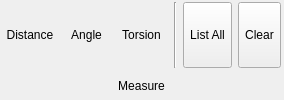
      <widget class="QWidget" name="CalculateTab">
       <attribute name="title">
        <string>  Calculate  </string>
       </attribute>
       <layout class="QHBoxLayout" name="horizontalLayout_5">
        <property name="spacing">
         <number>4</number>
        </property>
        <property name="margin">
         <number>2</number>
        </property>
        <item>
         <layout class="QGridLayout" name="CalculateGridLayout">
          <property name="spacing">
           <number>6</number>
          </property>
          <item row="0" column="0">
           <widget class="TMenuButton" name="CalculateMeasureDistanceButton">
            <property name="sizePolicy">
             <sizepolicy hsizetype="Preferred" vsizetype="Fixed">
              <horstretch>0</horstretch>
              <verstretch>0</verstretch>
             </sizepolicy>
            </property>
            <property name="minimumSize">
             <size>
              <width>40</width>
              <height>66</height>
             </size>
            </property>
            <property name="maximumSize">
             <size>
              <width>56</width>
              <height>66</height>
             </size>
            </property>
            <property name="toolTip">
             <string>Measure bond distances of clicked atoms</string>
            </property>
            <property name="text">
             <string>Distance</string>
            </property>
            <property name="icon">
             <iconset resource="icons.qrc">
              <normaloff>:/calculate/icons/calculate_distance.svg</normaloff>:/calculate/icons/calculate_distance.svg</iconset>
            </property>
            <property name="iconSize">
             <size>
              <width>30</width>
              <height>30</height>
             </size>
            </property>
            <property name="checkable">
             <bool>true</bool>
            </property>
            <property name="checked">
             <bool>false</bool>
            </property>
            <property name="autoExclusive">
             <bool>false</bool>
            </property>
            <property name="toolButtonStyle">
             <enum>Qt::ToolButtonTextUnderIcon</enum>
            </property>
            <property name="autoRaise">
             <bool>true</bool>
            </property>
           </widget>
          </item>
          <item row="0" column="3">
           <widget class="Line" name="line_6">
            <property name="orientation">
             <enum>Qt::Vertical</enum>
            </property>
           </widget>
          </item>
          <item row="0" column="2">
           <widget class="TMenuButton" name="CalculateMeasureTorsionButton">
            <property name="sizePolicy">
             <sizepolicy hsizetype="Preferred" vsizetype="Fixed">
              <horstretch>0</horstretch>
              <verstretch>0</verstretch>
             </sizepolicy>
            </property>
            <property name="minimumSize">
             <size>
              <width>40</width>
              <height>66</height>
             </size>
            </property>
            <property name="maximumSize">
             <size>
              <width>56</width>
              <height>66</height>
             </size>
            </property>
            <property name="toolTip">
             <string>Measure torsion angles of clicked atoms</string>
            </property>
            <property name="text">
             <string>Torsion</string>
            </property>
            <property name="icon">
             <iconset resource="icons.qrc">
              <normaloff>:/calculate/icons/calculate_torsion.svg</normaloff>:/calculate/icons/calculate_torsion.svg</iconset>
            </property>
            <property name="iconSize">
             <size>
              <width>30</width>
              <height>30</height>
             </size>
            </property>
            <property name="checkable">
             <bool>true</bool>
            </property>
            <property name="checked">
             <bool>false</bool>
            </property>
            <property name="autoExclusive">
             <bool>false</bool>
            </property>
            <property name="toolButtonStyle">
             <enum>Qt::ToolButtonTextUnderIcon</enum>
            </property>
            <property name="autoRaise">
             <bool>true</bool>
            </property>
           </widget>
          </item>
          <item row="0" column="1">
           <widget class="TMenuButton" name="CalculateMeasureAngleButton">
            <property name="sizePolicy">
             <sizepolicy hsizetype="Preferred" vsizetype="Fixed">
              <horstretch>0</horstretch>
              <verstretch>0</verstretch>
             </sizepolicy>
            </property>
            <property name="minimumSize">
             <size>
              <width>40</width>
              <height>66</height>
             </size>
            </property>
            <property name="maximumSize">
             <size>
              <width>56</width>
              <height>66</height>
             </size>
            </property>
            <property name="toolTip">
             <string>Measure bond angles of clicked atoms</string>
            </property>
            <property name="text">
             <string>Angle</string>
            </property>
            <property name="icon">
             <iconset resource="icons.qrc">
              <normaloff>:/calculate/icons/calculate_angle.svg</normaloff>:/calculate/icons/calculate_angle.svg</iconset>
            </property>
            <property name="iconSize">
             <size>
              <width>30</width>
              <height>30</height>
             </size>
            </property>
            <property name="checkable">
             <bool>true</bool>
            </property>
            <property name="checked">
             <bool>false</bool>
            </property>
            <property name="autoExclusive">
             <bool>false</bool>
            </property>
            <property name="toolButtonStyle">
             <enum>Qt::ToolButtonTextUnderIcon</enum>
            </property>
            <property name="autoRaise">
             <bool>true</bool>
            </property>
           </widget>
          </item>
          <item row="0" column="5">
           <widget class="QToolButton" name="CalculateMeasureClearButton">
            <property name="sizePolicy">
             <sizepolicy hsizetype="Preferred" vsizetype="Fixed">
              <horstretch>0</horstretch>
              <verstretch>0</verstretch>
             </sizepolicy>
            </property>
            <property name="minimumSize">
             <size>
              <width>40</width>
              <height>66</height>
             </size>
            </property>
            <property name="maximumSize">
             <size>
              <width>56</width>
              <height>66</height>
             </size>
            </property>
            <property name="toolTip">
             <string>Clear all measurements in model</string>
            </property>
            <property name="text">
             <string>Clear</string>
            </property>
            <property name="icon">
             <iconset resource="icons.qrc">
              <normaloff>:/basic/icons/basic_cross.svg</normaloff>:/basic/icons/basic_cross.svg</iconset>
            </property>
            <property name="iconSize">
             <size>
              <width>30</width>
              <height>30</height>
             </size>
            </property>
            <property name="checkable">
             <bool>false</bool>
            </property>
            <property name="checked">
             <bool>false</bool>
            </property>
            <property name="autoExclusive">
             <bool>false</bool>
            </property>
            <property name="toolButtonStyle">
             <enum>Qt::ToolButtonTextUnderIcon</enum>
            </property>
            <property name="autoRaise">
             <bool>false</bool>
            </property>
           </widget>
          </item>
          <item row="1" column="0" colspan="6">
           <widget class="QLabel" name="label_11">
            <property name="text">
             <string>Measure</string>
            </property>
            <property name="alignment">
             <set>Qt::AlignCenter</set>
            </property>
           </widget>
          </item>
          <item row="0" column="4">
           <widget class="QToolButton" name="CalculateMeasureListButton">
            <property name="sizePolicy">
             <sizepolicy hsizetype="Preferred" vsizetype="Fixed">
              <horstretch>0</horstretch>
              <verstretch>0</verstretch>
             </sizepolicy>
            </property>
            <property name="minimumSize">
             <size>
              <width>40</width>
              <height>66</height>
             </size>
            </property>
            <property name="maximumSize">
             <size>
              <width>56</width>
              <height>66</height>
             </size>
            </property>
            <property name="toolTip">
             <string>Clear all measurements in model</string>
            </property>
            <property name="text">
             <string>List All</string>
            </property>
            <property name="icon">
             <iconset resource="icons.qrc">
              <normaloff>:/basic/icons/basic_list.svg</normaloff>:/basic/icons/basic_list.svg</iconset>
            </property>
            <property name="iconSize">
             <size>
              <width>30</width>
              <height>30</height>
             </size>
            </property>
            <property name="checkable">
             <bool>false</bool>
            </property>
            <property name="checked">
             <bool>false</bool>
            </property>
            <property name="autoExclusive">
             <bool>false</bool>
            </property>
            <property name="toolButtonStyle">
             <enum>Qt::ToolButtonTextUnderIcon</enum>
            </property>
            <property name="autoRaise">
             <bool>false</bool>
            </property>
           </widget>
          </item>
         </layout>
        </item>
        <item>
         <spacer name="horizontalSpacer_4">
          <property name="orientation">
           <enum>Qt::Horizontal</enum>
          </property>
          <property name="sizeType">
           <enum>QSizePolicy::MinimumExpanding</enum>
          </property>
          <property name="sizeHint" stdset="0">
           <size>
            <width>1</width>
            <height>20</height>
           </size>
          </property>
         </spacer>
        </item>
       </layout>
      </widget>
